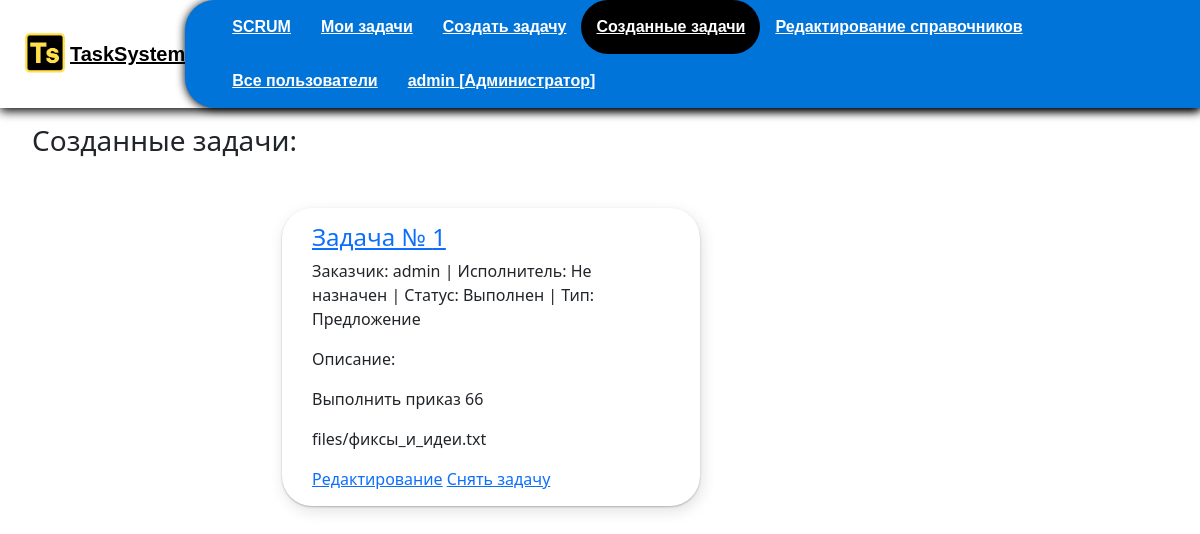
The app's page /creation_tasks/ (signed in), older data.
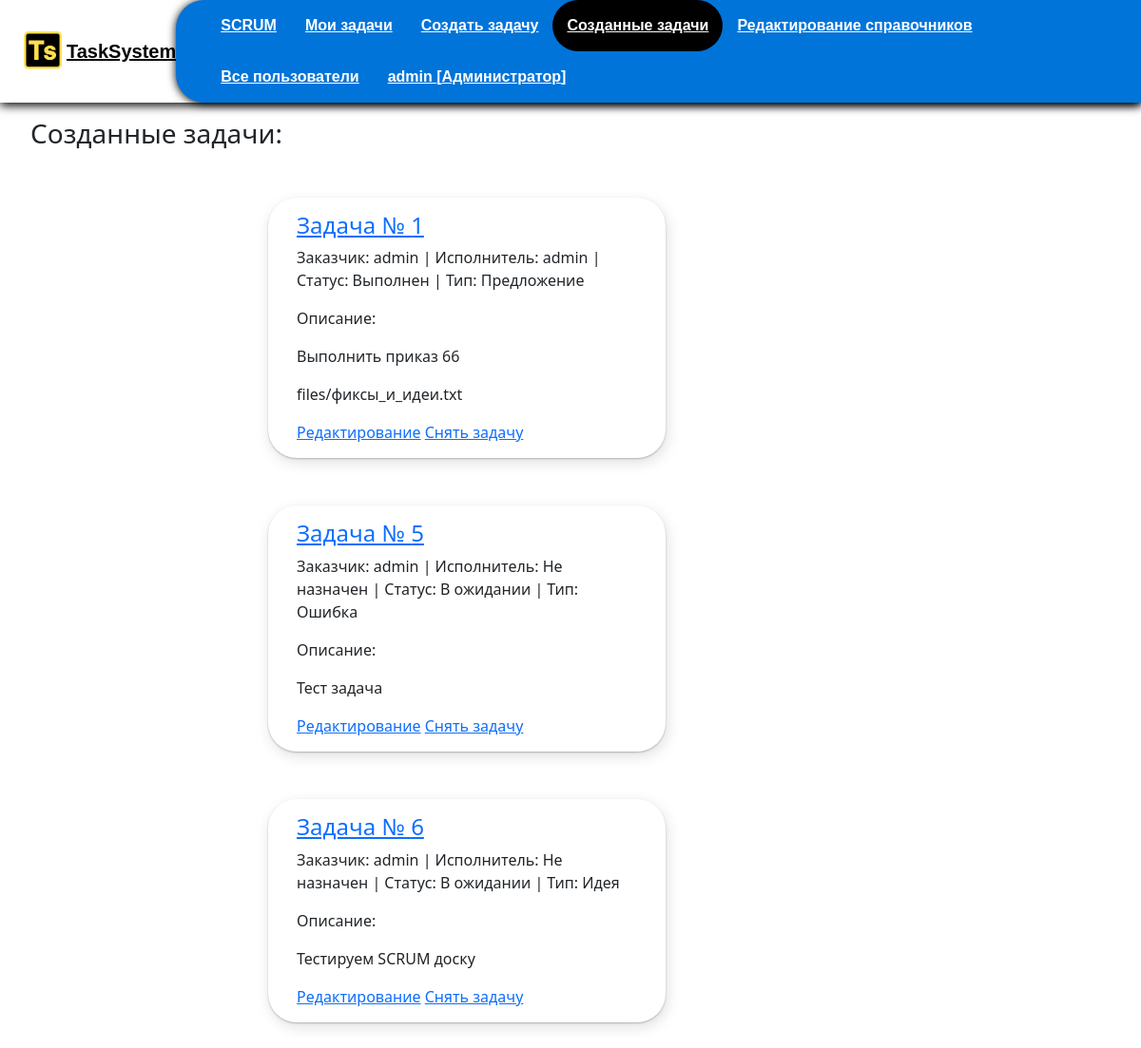
The same page, newer data.
### mainapp/models.py (models this page shows, shortened)
class Task(models.Model):
    author = models.ForeignKey(get_user_model(), on_delete=models.CASCADE, verbose_name="Автор", default=get_user_model(), related_name='authors', blank=True)
    executor = models.ForeignKey(CustomUser, on_delete=models.CASCADE, verbose_name="Исполнитель", default=None, related_name='executors', blank=True, null=True)
    title = models.CharField("Заголовок", max_length=100, default=None)
    description = models.TextField("Описание", max_length=250, default="")
    files = models.FileField(upload_to="files/", verbose_name="Файлы", blank=True, default=None)
    tasktype = models.ForeignKey(TaskType, on_delete=models.DO_NOTHING, verbose_name="Тип заявки", default=None)
    status = models.ForeignKey(Status, on_delete=models.DO_NOTHING, verbose_name="Статус", default="В ожидании")
    created = models.DateTimeField(auto_now_add=True, auto_now=False)
    updated = models.DateTimeField(auto_now_add=False, auto_now=True)

### authapp/models.py (models this page shows)
class CustomUser(AbstractUser):
    LastAuthDate = models.DateTimeField(auto_now=True)
    is_active = models.BooleanField(verbose_name="Пользователь активирован", default=False)

### edit_directory/models.py (models this page shows)
class Status(models.Model):
    COLOR_CHOICES = [
        ("GR", "Зеленый"),
        ("RD", "Красный"),
        ("YE", "Желтый"),
        ("DR", "Серый")
    ]
    COLOR_PALETTE = [
        ("#FFFFFF", "white", ),
        ("#000000", "black", ),
    ]
    name = models.CharField(verbose_name="Название статуса", max_length=50, default=None)
    comment_is_active = models.BooleanField(verbose_name="Возможность комментировать", default=False)
    color_status = models.CharField(verbose_name="Цвет статуса", max_length=7, default= "#000000")
    image_status = models.ImageField(verbose_name="Иконка статуса", upload_to='image_status/', default=None, blank=True)
    next_status = models.ManyToManyField('self', blank=True)
    def __str__(self):
        return self.name

class TaskType(models.Model):
    name = models.CharField(max_length=30, verbose_name="Тип заявки")
    def __str__(self):
        return f"{self.name}"

### mainapp/views.py (the view)
# urls.py: path('creation_tasks/', mainapp.creation_tasks, name="creation_tasks"),
@login_required
def creation_tasks(request):
    try:
        right = Right.objects.get(user_id=request.user)
    except:
        right = None
    task=Task.objects.filter(author=request.user)
    return render(request, 'mainapp/creation_tasks.html', context={
        'title':"Созданные задачи",
        "right":right,
        'tasks':task
    })

### mainapp/templates/mainapp/creation_tasks.html
{% load static %}
{% include 'mainapp/includes/menu_inc.html' %}
  <div class='page_style'>
    <h3>Созданные задачи:</h3>
    {% for task in tasks %}
    <div class="task_container" style="--status-color: {{task.status.color_status}};">
      <a href={%url 'task' task.id %}><h4>Задача № {{task.id}}</h4></a>
      <p> Заказчик: {{task.author}} | Исполнитель: {% if task.executor == None %} Не назначен {% else %} {{task.executor}} {%endif%}  | Статус: {{ task.status }} | Тип: {{ task.tasktype }}</p>
      <p>Описание: </p>
      <p>{{task.title}}</p>
      <p>{{task.files}}</p>
      <a class ='button' href="{% url 'edit_creation_tasks' task.pk %}">Редактирование</a>
      <a class ='button' href="{% url 'creation_tasks_delete' task.pk %}">Снять задачу</a>
    </div>
    {% endfor %}
  </div>
</body>
</html>

Row changes from the older to the newer data that the page shows:
changed Task "Выполнить приказ 66": executor (not shown) → "admin"; no longer shows "Не назначен"
added Task: id "5", author "admin", shows "Не назначен", status "В ожидании", tasktype "Ошибка", title "Тест задача"
added Task: id "6", author "admin", shows "Не назначен", status "В ожидании", tasktype "Идея", title "Тестируем SCRUM доску"
